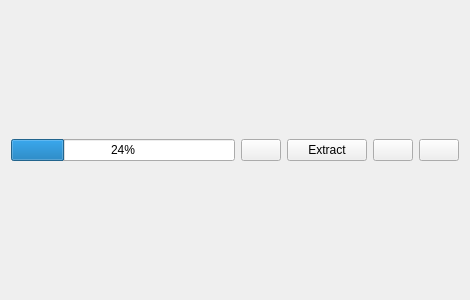
<?xml version="1.0" encoding="UTF-8"?>
<ui version="4.0">
 <class>UnpackButtons</class>
 <widget class="QWidget" name="UnpackButtons">
  <property name="geometry">
   <rect>
    <x>0</x>
    <y>0</y>
    <width>470</width>
    <height>300</height>
   </rect>
  </property>
  <property name="windowTitle">
   <string>Form</string>
  </property>
  <layout class="QHBoxLayout" name="horizontalLayout">
   <property name="topMargin">
    <number>0</number>
   </property>
   <property name="bottomMargin">
    <number>0</number>
   </property>
   <item>
    <widget class="QProgressBar" name="progressBar">
     <property name="minimum">
      <number>0</number>
     </property>
     <property name="maximum">
      <number>100</number>
     </property>
     <property name="value">
      <number>24</number>
     </property>
     <property name="alignment">
      <set>Qt::AlignLeading|Qt::AlignLeft|Qt::AlignVCenter</set>
     </property>
     <property name="orientation">
      <enum>Qt::Horizontal</enum>
     </property>
     <property name="format">
      <string notr="true">%p%</string>
     </property>
    </widget>
   </item>
   <item>
    <widget class="QPushButton" name="btnStop">
     <property name="toolTip">
      <string>Cancel extraction</string>
     </property>
     <property name="text">
      <string/>
     </property>
     <property name="icon">
      <iconset resource="../../MediaElch.qrc">
       <normaloff>:/img/stop_white.png</normaloff>:/img/stop_white.png</iconset>
     </property>
     <property name="iconSize">
      <size>
       <width>12</width>
       <height>12</height>
      </size>
     </property>
    </widget>
   </item>
   <item>
    <widget class="QPushButton" name="btnUnpack">
     <property name="toolTip">
      <string>Extract without password</string>
     </property>
     <property name="text">
      <string>Extract</string>
     </property>
    </widget>
   </item>
   <item>
    <widget class="QPushButton" name="btnUnpackWithPassword">
     <property name="toolTip">
      <string>Extract with password</string>
     </property>
     <property name="text">
      <string/>
     </property>
     <property name="icon">
      <iconset resource="../../MediaElch.qrc">
       <normaloff>:/img/lock_white.png</normaloff>:/img/lock_white.png</iconset>
     </property>
     <property name="iconSize">
      <size>
       <width>12</width>
       <height>12</height>
      </size>
     </property>
    </widget>
   </item>
   <item>
    <widget class="QPushButton" name="btnDelete">
     <property name="toolTip">
      <string>Delete this archive</string>
     </property>
     <property name="text">
      <string/>
     </property>
     <property name="icon">
      <iconset resource="../../MediaElch.qrc">
       <normaloff>:/img/trash_white.png</normaloff>:/img/trash_white.png</iconset>
     </property>
     <property name="iconSize">
      <size>
       <width>12</width>
       <height>12</height>
      </size>
     </property>
    </widget>
   </item>
  </layout>
 </widget>
 <resources>
  <include location="../../MediaElch.qrc"/>
 </resources>
 <connections/>
</ui>
